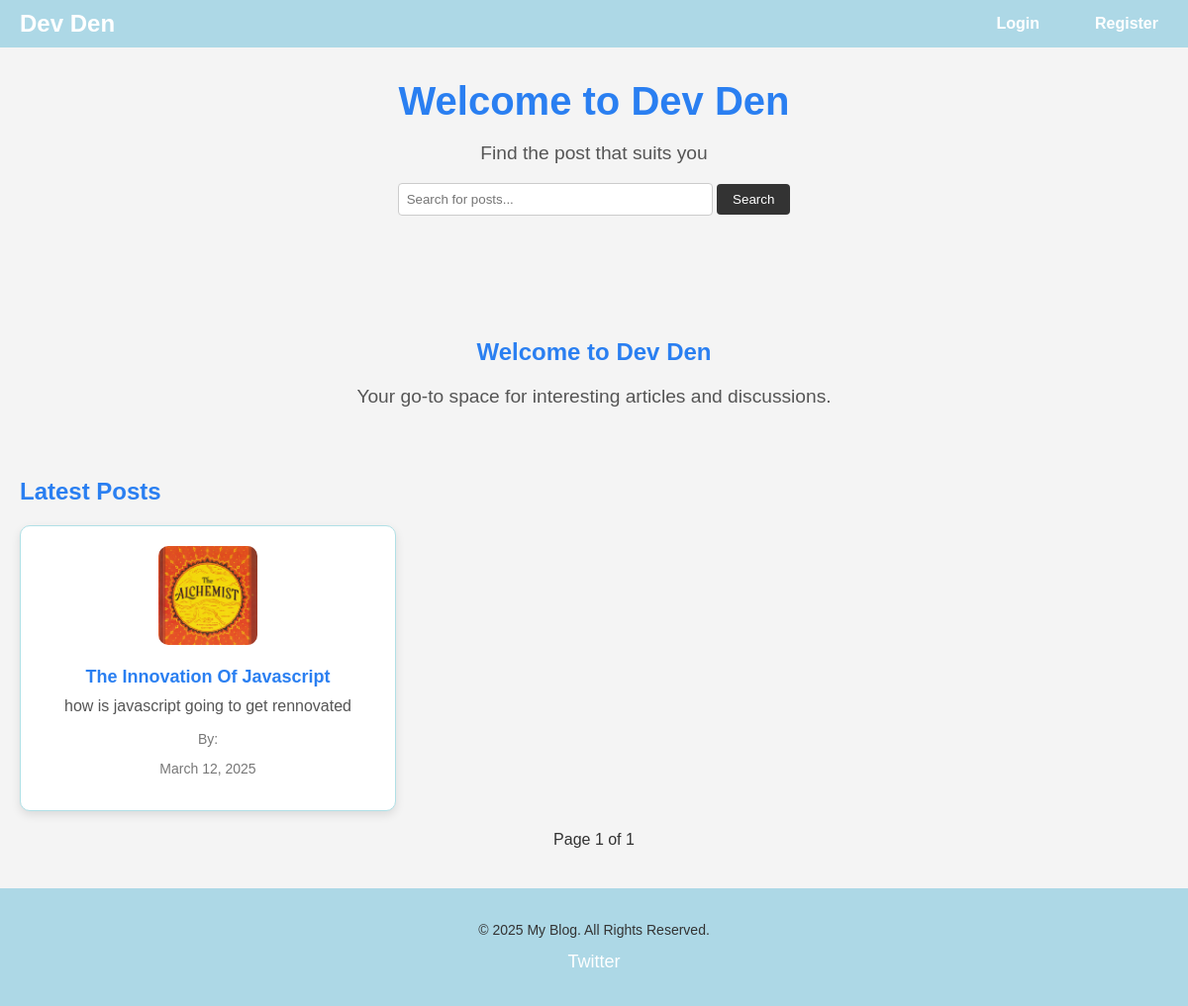
The app's page /, older data.
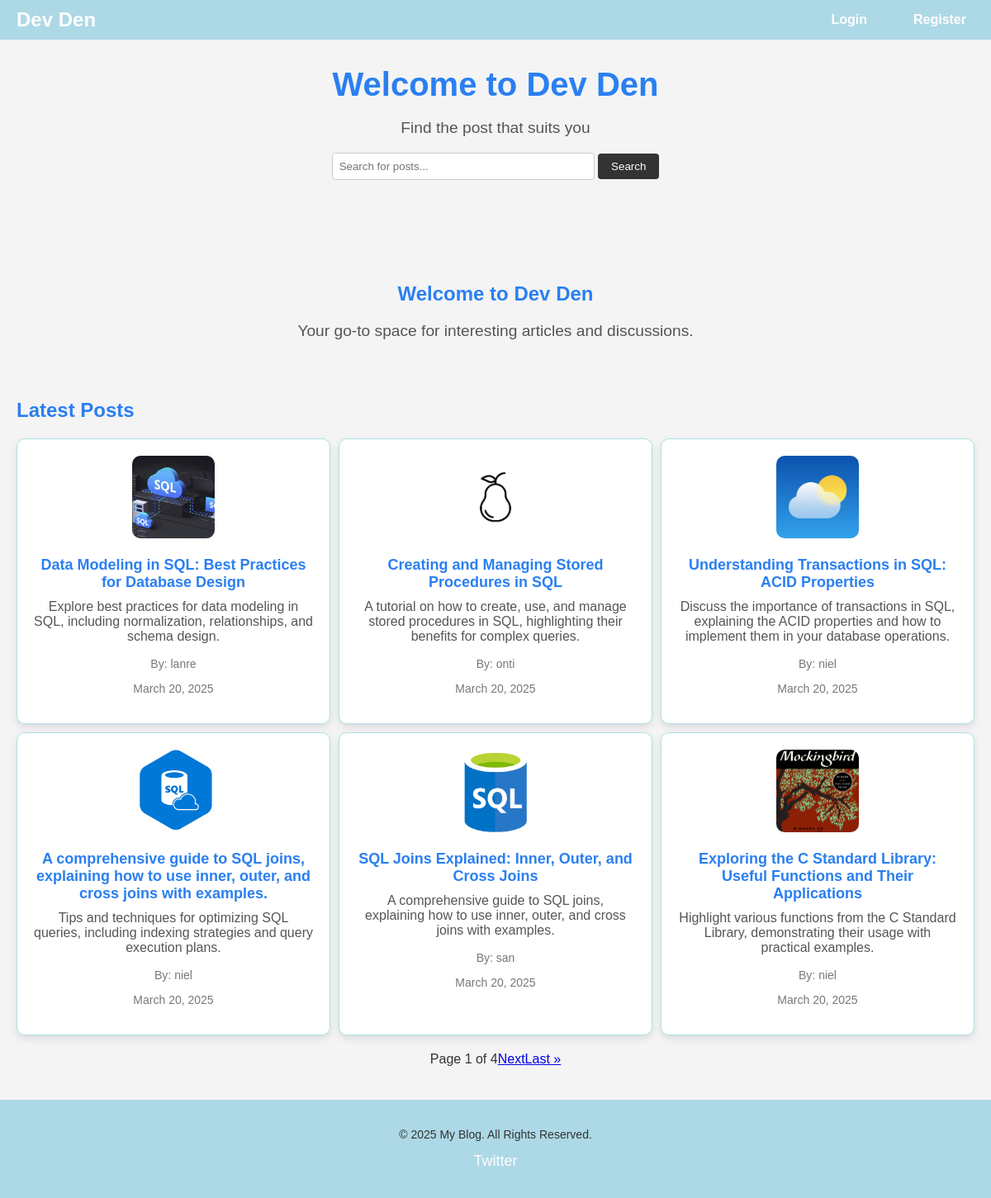
The same page, newer data.
### blog/models.py (models this page shows, shortened)
class BlogPost(models.Model):
    category = models.CharField(max_length=200)
    title = models.CharField(max_length=250)
    description = models.TextField(null=True, blank=True)
    created_by = models.ForeignKey(settings.AUTH_USER_MODEL, on_delete=models.CASCADE)
    image = models.ImageField(upload_to='images/', null=True, blank=True)
    updated = models.DateTimeField(auto_now=True)
    created = models.DateTimeField(auto_now_add=True)
    participants = models.ManyToManyField(settings.AUTH_USER_MODEL, related_name='participants', blank=True)
    class Meta:
        ordering = ['-created']

### users/models.py (models this page shows)
class User(AbstractUser):
    full_name = models.CharField(max_length=40, null=True)
    username = models.CharField(max_length=40, null=True)
    email = models.EmailField(unique=True, null=True)
    bio = models.TextField(null=True)
    avatar = models.ImageField(null=True, default="images/profile.webp")
    USERNAME_FIELD = 'email'
    REQUIRED_FIELDS = []

### blog/views.py (the view)
# urls.py: path('', views.home_view, name='home'),
def home_view(request):
    q = request.GET.get('q', '')
    blog_posts = BlogPost.objects.filter(
        Q(category__icontains=q) |
        Q(title__icontains=q) |
        Q(description__icontains=q) |
        Q(created_by__username=q)
    )
    paginator = Paginator(blog_posts, 6)
    page_number = request.GET.get('page')
    page_obj = paginator.get_page(page_number)
    context = {
        'blog_posts': blog_posts,
        'page_obj': page_obj,
    }
    return render(request, 'blog/home.html', context)

### blog/templates/blog/home.html (shortened to what this page needs)
{% extends 'blog/base.html' %}
{% block content %}
    <section class="hero">
        <h1>Welcome to Dev Den</h1>
        <p>Your go-to space for interesting articles and discussions.</p>
    </section>
    <section class="blog-posts">
        <h2>Latest Posts</h2>
        <div class="posts-container">
            {% for post in page_obj %}
                <div class="post-card">
                    <img src="{% if post.image %}{{ post.image.url }}{% endif %}" alt="Post Image" class="post-image" style="width: 100px; height: 100px; object-fit: cover;">
                    <h3><a href="{% url 'blog:post' pk=post.pk %}">{{ post.title }}</a></h3>
                    <p>{{ post.description|truncatewords:20 }}</p>
                    <p class="author">By: {{ post.created_by.username }}</p>
                    <p class="date">{{ post.created|date:"F j, Y" }}</p>
                </div>
            {% endfor %}
        </div>
        <div class="pagination">
            <span>Page {{ page_obj.number }} of {{ page_obj.paginator.num_pages }}</span>
            {% if page_obj.has_next %}
                <a href="?page={{ page_obj.next_page_number }}">Next</a>
                <a href="?page={{ page_obj.paginator.num_pages }}">Last &raquo;</a>
            {% endif %}
        </div>
    </section>
{% endblock %}

### blog/templates/blog/base.html (shortened to what this page needs)
{% load static %}
<!DOCTYPE html>
<html lang="en">
<head>
    {% load static %}
<link rel="stylesheet" href="{% static 'css/styles.css' %}">
</head>
<body>
    <header>
        <div class="navbar">
            <div class="logo">
                <a href="{% url 'blog:home' %}">Dev Den</a>
            </div>
            <nav>
                <ul>
                    {% if request.user.is_authenticated %}
                        <li><a href="{% url 'blog:category' %}">Categories</a></li>
                        <li><a href="{% url 'blog:create_post' %}">Create Post</a></li>
                        <li><a href="{% url 'users:user_profile' pk=request.user.id %}">Profile</a></li>
                        <li>
                            <form method="post" action="{% url 'users:logout' %}" style="display:inline;">
                                {% csrf_token %}
                                <button type="submit" style="background:none;border:none;color:inherit;text-decoration:underline;cursor:pointer;">Logout</button>
                            </form>
                        </li>
                    {% else %}
                        <li><a href="{% url 'users:login' %}">Login</a></li>
                        <li><a href="{% url 'users:register' %}">Register</a></li>
                    {% endif %}
                </ul>
            </nav>
        </div>
    </header>
    {% block search_bar %}
    <section class="hero">
        <h2>Welcome to Dev Den</h2>
        <p>Find the post that suits you</p>
        <form class="search-bar">
            <input type="text" name='q' id="search-input" placeholder="Search for posts...">
            <button type="submit" id="search-button">Search</button>
        </form>
      </section>
      {% endblock search_bar %}
    <main>
        {% block content %}{% endblock %}
    </main>
    <footer>
        <div class="footer-content">
            <p>&copy; 2025 My Blog. All Rights Reserved.</p>
            <ul class="social-media-links">
                <li><a href="#">Twitter</a></li>
            </ul>
        </div>
    </footer>
</body>
</html>

### static/css/styles.css (style rules this page uses)
body { font-family: 'Arial', sans-serif; background-color: #f7f7f7; color: #333; margin: 0; padding: 0; }
h1, h2, h3 { color: #2A7FF1; }
header { background-color: #ADD8E6; padding: 10px 0; box-shadow: 0 2px 5px rgba(0, 0, 0, 0.1); color: #fff; }
.navbar { display: flex; justify-content: space-between; align-items: center; max-width: 1200px; margin: 0 auto; padding: 0 20px; }
.navbar .logo a { font-size: 24px; font-weight: bold; color: #fff; text-decoration: none; }
nav ul { display: flex; list-style: none; }
nav ul li { margin-left: 20px; }
nav ul li a { color: white; text-decoration: none; font-weight: bold; padding: 5px 10px; transition: background-color 0.3s; }
.hero { text-align: center; padding: 2rem; background-color: #f4f4f4; }
.hero h2 { margin: 0; font-size: 2.5rem; }
.hero p { font-size: 1.2rem; color: #555; }
.search-bar { margin-top: 1rem; }
.search-bar input { padding: 0.5rem; width: 300px; border: 1px solid #ccc; border-radius: 4px; }
.search-bar button { padding: 0.5rem 1rem; background-color: #333; color: #fff; border: none; border-radius: 4px; cursor: pointer; }
main { padding: 40px 20px; max-width: 1200px; margin: 0 auto; }
.posts-container { display: grid; grid-template-columns: repeat(auto-fill, minmax(300px, 1fr)); gap: 10px; }
.post-card { background-color: #fff; border-radius: 10px; border: 1px solid #b0e0e6; box-shadow: 0 4px 10px rgba(0, 0, 0, 0.1); padding: 20px; text-align: center; transition: transform 0.3s; }
.post-card img { width: 100%; height: auto; border-radius: 10px; }
.post-card h3 { font-size: 18px; color: #333; }
.post-card .author, .post-card .date { font-size: 14px; color: #777; }
.post-card p { font-size: 16px; color: #555; margin-top: 10px; }
footer { background-color: #ADD8E6; padding: 20px 0; text-align: center; font-size: 14px; }
footer .social-media-links { list-style: none; padding: 0; }
footer .social-media-links li { display: inline; }
.social-media-links li { margin: 0 10px; }
footer .social-media-links a { color: white; font-size: 18px; text-decoration: none; }
.pagination { display: flex; justify-content: center; margin-top: 20px; }
.post-card { background-color: #fff; padding: 20px; border-radius: 10px; box-shadow: 0 4px 10px rgba(0, 0, 0, 0.1); transition: transform 0.3s; }
.post-card h3 { color: #2A7FF1; margin-bottom: 10px; }
.post-card p { color: #555; }
.post-card a { color: #2A7FF1; text-decoration: none; }
body { font-family: Arial, sans-serif; margin: 0; padding: 0; box-sizing: border-box; background-color: #f4f4f4; }
nav ul { list-style: none; display: flex; gap: 1rem; margin: 0; padding: 0; }
nav ul li a { color: #fff; text-decoration: none; }

Row changes from the older to the newer data that the page shows:
no longer on this page (row unchanged): BlogPost: image (picture), title "The Innovation Of Javascript", description "how is javascript going to get rennovated", created "March 12, 2025"
added BlogPost: image (picture), title "Data Modeling in SQL: Best Practices for Database Design", description "Explore best practices for data modeling in SQL, including normalization, relationships, and schema design.", created_by.username "lanre", created "March 20, 2025"
added BlogPost: image (picture), title "Creating and Managing Stored Procedures in SQL", description "A tutorial on how to create, use, and manage stored procedures in SQL, highlighting their benefits for complex queries.", created_by.username "onti", created "March 20, 2025"
added BlogPost: image (picture), title "Understanding Transactions in SQL: ACID Properties", description "Discuss the importance of transactions in SQL, explaining the ACID properties and how to implement them in your database operations.", created_by.username "niel", created "March 20, 2025"
added BlogPost: image (picture), title "A comprehensive guide to SQL joins, explaining how to use inner, outer, and cross joins with examples.", description "Tips and techniques for optimizing SQL queries, including indexing strategies and query execution plans.", created_by.username "niel", created "March 20, 2025"
added BlogPost: image (picture), title "SQL Joins Explained: Inner, Outer, and Cross Joins", description "A comprehensive guide to SQL joins, explaining how to use inner, outer, and cross joins with examples.", created_by.username "san", created "March 20, 2025"
added BlogPost: image (picture), title "Exploring the C Standard Library: Useful Functions and Their Applications", description "Highlight various functions from the C Standard Library, demonstrating their usage with practical examples.", created_by.username "niel", created "March 20, 2025"
Text that changed along with them:
{{ page_obj.paginator.num_pages }}: "1" → "4"
text now shown: "Next Last »"
